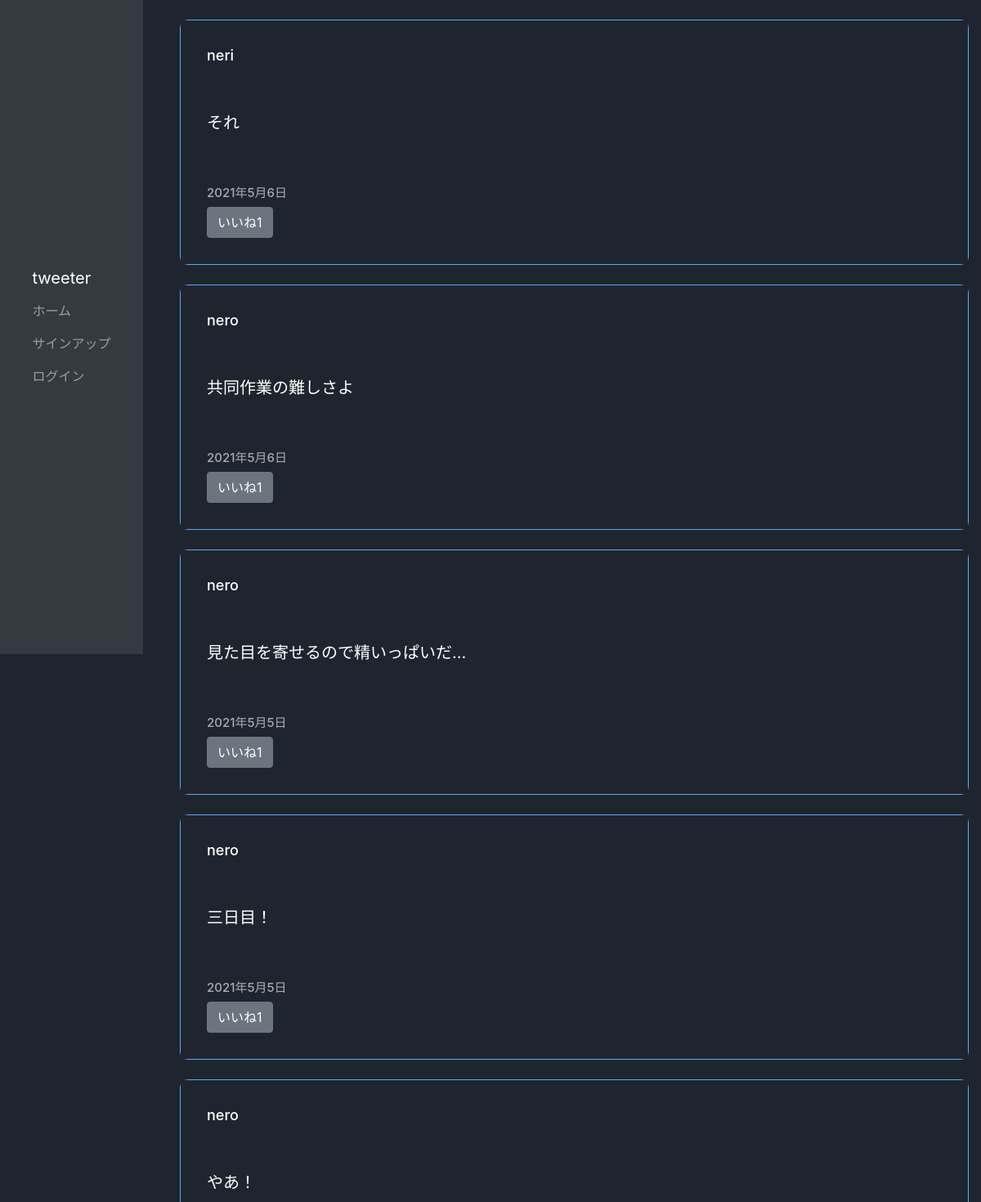
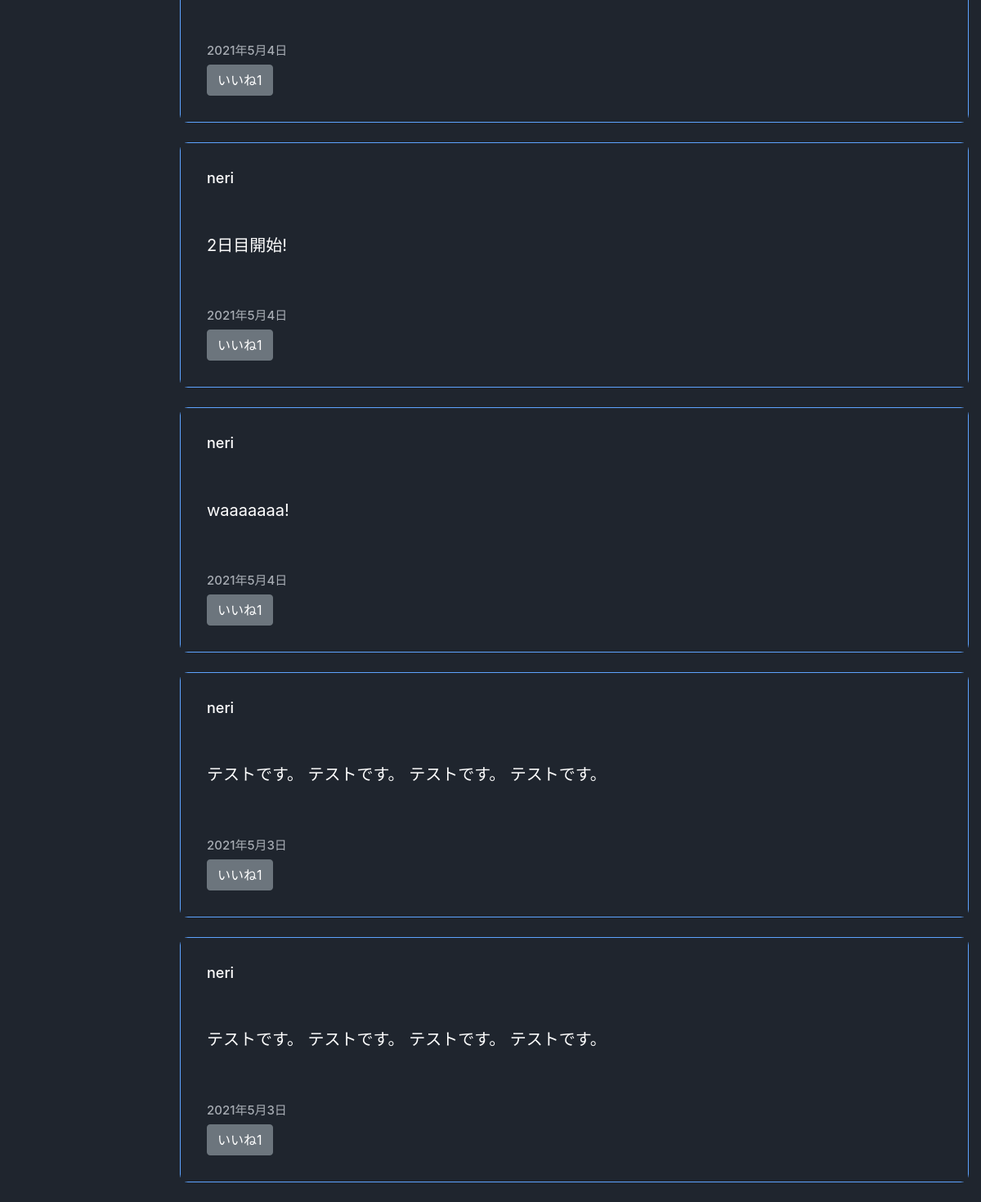
The page / on the database its author committed (2 pictures, top to bottom).
### app/models.py (models this page shows, shortened)
class Post(models.Model):
    author = models.ForeignKey(settings.AUTH_USER_MODEL, on_delete=models.CASCADE)
    title = models.CharField("タイトル", max_length=20)
    content = models.TextField("本文", max_length=200)
    created = models.DateTimeField("作成日", default=timezone.now)
    read = models.IntegerField(null=True, blank=True , default = 1)
    readtext = models.TextField(null=True, blank=True , default= 'a')

### app/views.py (the view)
# urls.py: path('', views.IndexView.as_view(), name='index'),
class IndexView(View):
    def get(self, request, *args, **kwargs):
        post_data = Post.objects.order_by('-id')
        return render(request, 'app/index.html',{
            'post_data':post_data
        })

### app/templates/app/index.html (shortened to what this page needs)
{% extends "app/base.html" %}
{% block content %}
    <div class="my-4">
        <div>
            {% for post in post_data %}
                <div class="card mb-4" style="border-color:rgb(93, 163, 255); border-radius: 10px;">
                    <div class="card-body" style="background-color:rgb(31,37,46)">
                        <h4 class="card-title" style="font-size:18px; color:white">{{ post.author }}</h4>
                        <h7>　</h7>
                        <p class="card-text" style="font-size:20px; color:white">{{ post.content|truncatechars:100 }}</p>
                        <h2>　</h2>
                        <h5 style="font-size:15px; color:rgb(168,173,180)">{{ post.created|date }}</h5>
                        <a href="{% url 'read' post.pk %}" class="btn btn-secondary " role="button" aria-pressed="true">いいね{{ post.read }}</a>
                    </div>
                </div>
            {% endfor %}
        </div>
    </div>
{% endblock %}

### app/templates/app/base.html (shortened to what this page needs)
{% load static %}
<!DOCTYPE html>
<html lang="ja">
<head>
    <link rel="stylesheet" href="https://stackpath.bootstrapcdn.com/bootstrap/4.5.0/css/bootstrap.min.css">
    <link rel="stylesheet" href="{% static 'css/style.css' %}">
</head>
<body>
    <main>
        <div class="row">
            <div class="col-md-2">
                <nav class="navbar nav-stacked navbar-dark bg-dark sticky-top">
                    <div class="container">
                        <ul class="navbar-nav mx-auto flex-column">
                            <a class="navbar-brand" href="/">tweeter</a>
                            <li class="nav-item">
                                <a class="nav-link" href="/">ホーム</a>
                            </li>
                            {% if user.is_authenticated %}
                                <li class="nav-item">
                                    <a class="nav-link" href="{% url 'post_new' %}">投稿</a>
                                </li>
                                <li class="nav-item">
                                    <a class="nav-link" href="{% url 'account_logout' %}">ログアウト</a>
                                </li>
                            {% else %}
                                <li class="nav-item">
                                    <a class="nav-link" href="{% url 'account_signup' %}">サインアップ</a>
                                </li>
                                <li class="nav-item">
                                    <a class="nav-link" href="{% url 'account_login' %}">ログイン</a>
                                </li>
                            {% endif %}
                        </ul>
                    </div>
                </nav>
            </div>
            <div class="col-md-10">
                <div class="container">
                    {% block content %}
                    {% endblock %}
                </div>
            </div>
        </div>
    </main>
</body>
</html>

### app/static/css/style.css (style rules this page uses)
* { margin: 0; padding: 0; box-sizing: border-box; }
body { background-color: rgb(31,37,46); display: flex; flex-flow: column; min-height: 100vh; }
main { flex: 1; }
.navbar { height: 100vh; }
.card-title { margin-bottom: 2rem; font-size: 1.5rem; }
.card-body { padding: 2rem; }

### rows shown on the page
Post: author "neri", content "それ", created "2021年5月6日", read "1"
Post: author "nero", content "共同作業の難しさよ", created "2021年5月6日", read "1"
Post: author "nero", content "見た目を寄せるので精いっぱいだ...", created "2021年5月5日", read "1"
Post: author "nero", content "三日目！", created "2021年5月5日", read "1"
Post: author "nero", content "やあ！", created "2021年5月4日", read "1"
Post: author "neri", content "2日目開始!", created "2021年5月4日", read "1"
Post: author "neri", content "waaaaaaa!", created "2021年5月4日", read "1"
Post: author "neri", content "テストです。 テストです。 テストです。 テストです。", created "2021年5月3日", read "1"
Post: author "neri", content "テストです。 テストです。 テストです。 テストです。", created "2021年5月3日", read "1"
